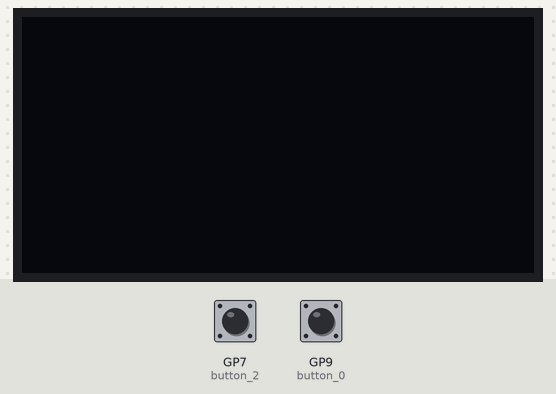
A program run on a simulated Raspberry Pi Pico running MicroPython. Shown: 128×64 one-colour display. The inputs (shaded band) are chosen by the test bench; at power-on: GP9 (button_0) HIGH, GP7 (button_2) HIGH.

Above: at 1.2 s.
1.3 s: GP9 (button_0) pulled LOW for 1 s
At 3.1 s:
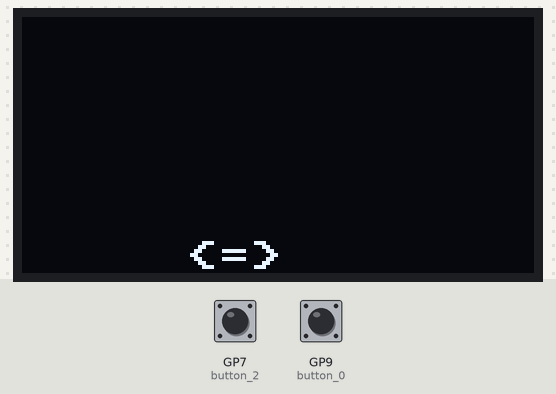
3.8 s: GP7 (button_2) pulled LOW for 0.15 s
At 5.1 s:
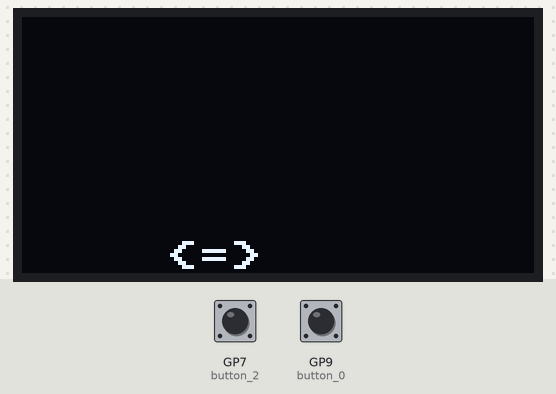
5.4 s: GP7 (button_2) pulled LOW for 1 s
At 7.2 s:
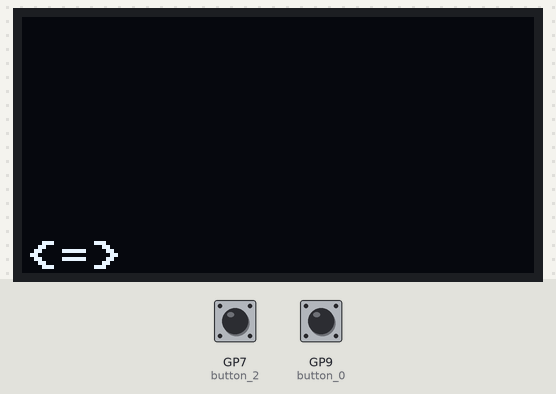
7.9 s: GP9 (button_0) pulled LOW for 0.15 s
At 8.5 s:
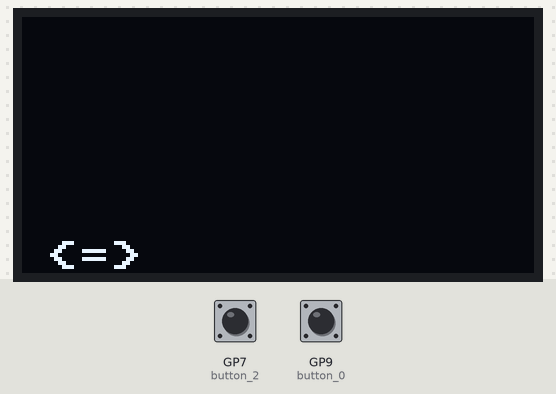
Timing chart, 0 to 10.5 s (numbered marks = the images above; inputs shaded):
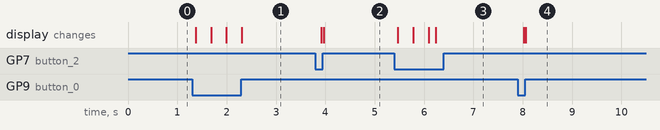

The program:

Task1_1.py
```python
from machine import Pin, I2C
from ssd1306 import SSD1306_I2C
import framebuf

button_0 =  Pin(9, Pin.IN, Pin.PULL_UP)
button_2 =  Pin(7, Pin.IN, Pin.PULL_UP)

i2c = I2C(1, scl=Pin(15), sda=Pin(14), freq=400000)
text_width = 8*3
oled = SSD1306_I2C(128, 64, i2c)
x = 0
y= oled.height - 8

while True:
    if button_0() == 0:
        if(x < oled.width - text_width):
            oled.fill(0)
            oled.text('<=>', x, y, 1)
            oled.show()
            x += 1

    if button_2() == 0:
        if(x > 0):
            oled.fill(0)
            oled.text('<=>', x, y, 1)
            oled.show()
            x -= 1
```

Measured:
- after the input at 1.3 s, the display: first changes after 0.07 s (image 1 shows a later state)
- after the input at 3.8 s, the display: first changes after 0.12 s (image 2 shows a later state)
- after the input at 5.4 s, the display: first changes after 0.07 s (image 3 shows a later state)
- after the input at 7.9 s, the display: first changes after 0.12 s (image 4 shows a later state)
